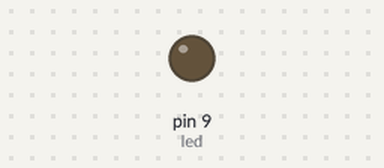
This sketch was run on a simulated Arduino Uno, built with avr-gcc and run on an emulated ATmega328P. Parts: output pins drawn as LEDs (lit = HIGH).

Above: at 1.6 s.
At 11.8 s:
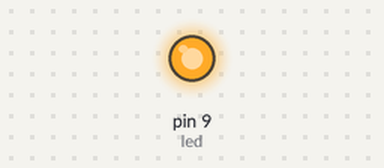
Timing chart, 0 to 17.3 s (numbered marks = the images above):
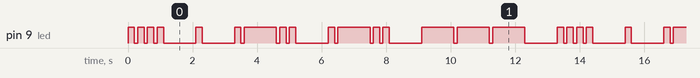

Measured:
- by itself, pin 9 (led): moves between LOW and HIGH, repeating every 13.3 s
- by itself, everything shown: repeats every 13.3 s, in 32 steps

The sketch:

MorseCode.ino
```cpp
// (licence header left out)
int led = 9;           // the pin that the LED is attached to

// the setup routine runs once when you press reset:
void setup() {
  // declare pin 9 to be an output:
  pinMode(led, OUTPUT);
}

// the loop routine runs over and over again forever:
void loop() {
  helloMorse();
}

void helloMorse(){
  //....  .  .-..  .-..  --- [H E L L O Morse code]

  //H
  digitalWrite(led, HIGH);
  delay(200);
  digitalWrite(led, LOW);
  delay(100);

  digitalWrite(led, HIGH);
  delay(200);
  digitalWrite(led, LOW);
  delay(100);

  digitalWrite(led, HIGH);
  delay(200);
  digitalWrite(led, LOW);
  delay(100);

  digitalWrite(led, HIGH);
  delay(200);
  digitalWrite(led, LOW);
  delay(1000);

  //E
  digitalWrite(led, HIGH);
  delay(200);
  digitalWrite(led, LOW);
  delay(1000);

  //L
  digitalWrite(led, HIGH);
  delay(200);
  digitalWrite(led, LOW);
  delay(100);

  digitalWrite(led, HIGH);
  delay(1000);
  digitalWrite(led, LOW);
  delay(100);

  digitalWrite(led, HIGH);
  delay(200);
  digitalWrite(led, LOW);
  delay(100);

  digitalWrite(led, HIGH);
  delay(200);
  digitalWrite(led, LOW);
  delay(1000);

  //L
  digitalWrite(led, HIGH);
  delay(200);
  digitalWrite(led, LOW);
  delay(100);

  digitalWrite(led, HIGH);
  delay(1000);
  digitalWrite(led, LOW);
  delay(100);

  digitalWrite(led, HIGH);
  delay(200);
  digitalWrite(led, LOW);
  delay(100);

  digitalWrite(led, HIGH);
  delay(200);
  digitalWrite(led, LOW);
  delay(1000);

  //O

  digitalWrite(led, HIGH);
  delay(1000);
  digitalWrite(led, LOW);
  delay(100);

  digitalWrite(led, HIGH);
  delay(1000);
  digitalWrite(led, LOW);
  delay(100);

  digitalWrite(led, HIGH);
  delay(1000);
  digitalWrite(led, LOW);
  delay(1000);

}
```
